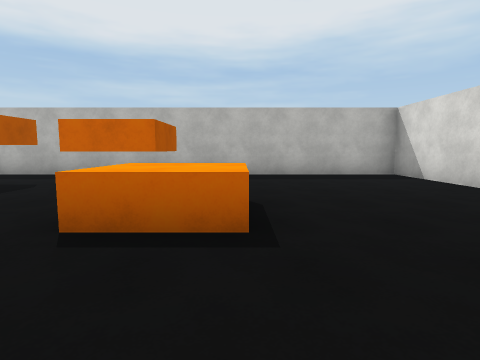
View 1 (above)

16 first-person views from a walk through a 3-D level made in the Unity game engine. The camera is 1.3 m above the floor, tilts 6° down and sees 80° across. The floor is counted in squares, 2 m on a side. Each view is taken from the middle of a square. On the plan, view 1 faces up. The plan holds only what a view shows up to about 9 squares ahead; the rest is blank. Surface patterns are stand-ins for the level's own textures.

View 2
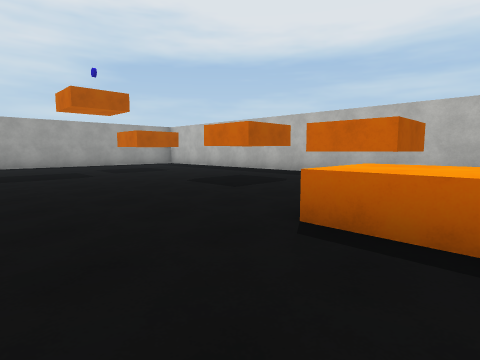

View 3
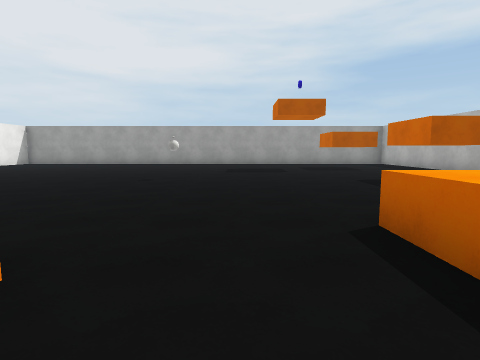

View 4
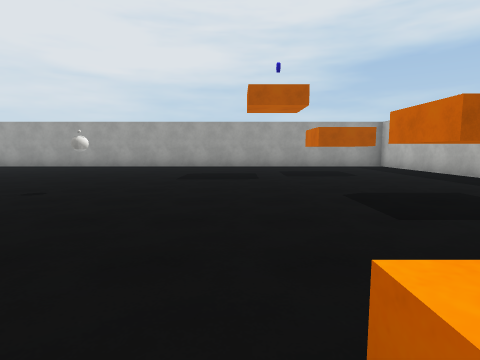

View 5
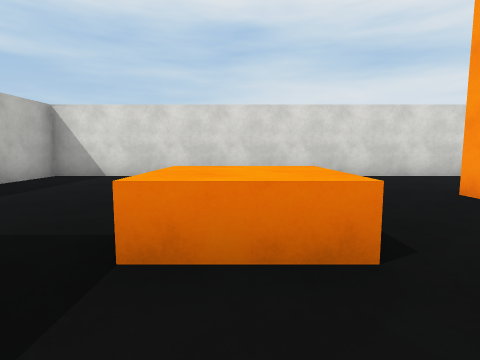

View 6
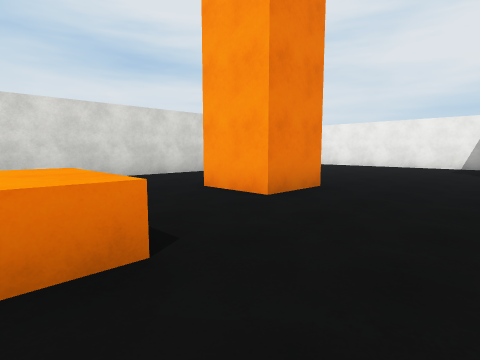

View 7
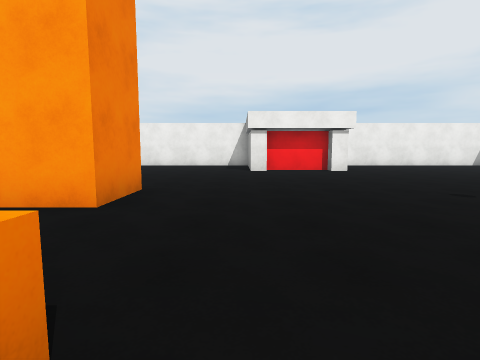

View 8
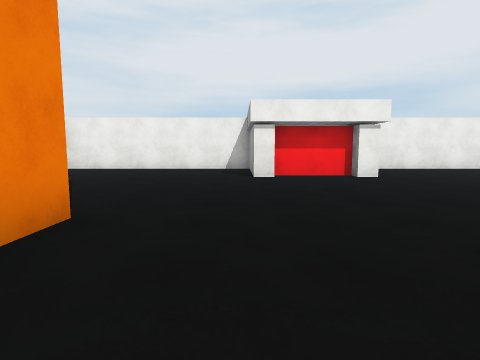

View 9
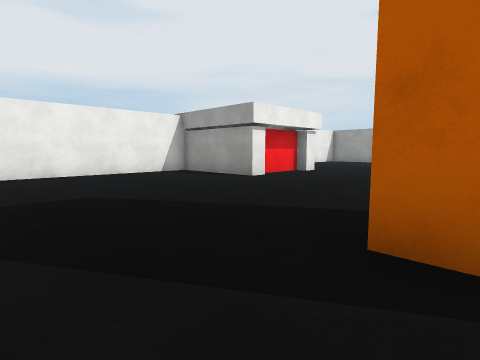

View 10
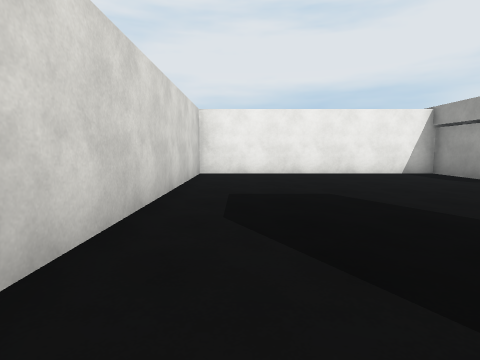

View 11
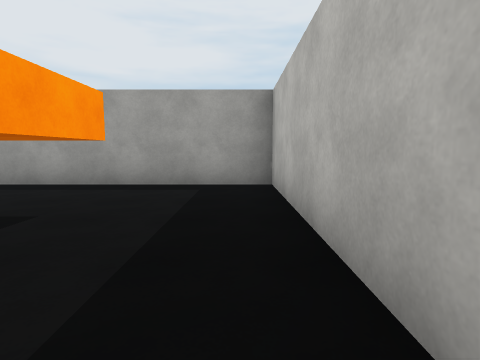

View 12
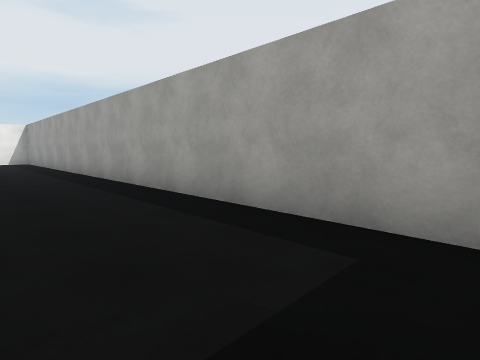

View 13
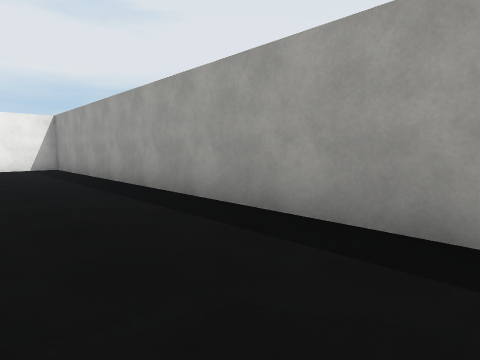

View 14
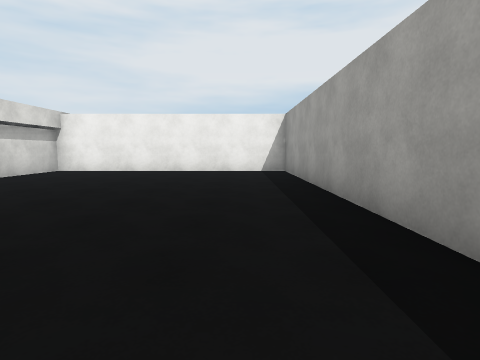

View 15
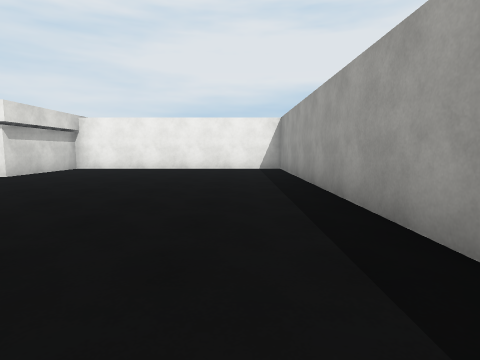

View 16
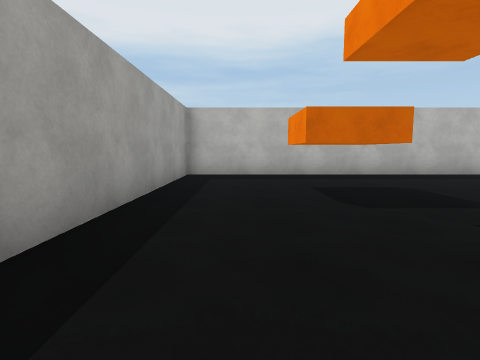

### Floor plan
Ten units are one square. View 1 is at (0, 0); x grows to the right and y downward. Boxes are objects, and circles mark ways between rooms. Rooms are numbered by the first view taken in them; rooms with no view inside come last. Other rooms are left out.
<svg viewBox="-129 -81 175 175">
<path fill="none" stroke="#000" d="M-4 18 -4 2 11 2M-29 59 -23 59 -23 89 41 89 41 -76 -104 -76M11 11 11 18M-86 -41 -101 -41 -101 -56 -86 -56 -86 -41M-41 -60 -41 -45 -58 -45M-13 -61 -13 -45 -29 -45M-124 -56 -124 89 -54 89 -54 59 -49 59 -49 62 -29 62M1 -22 -14 -22 -14 -38M-104 -76 -124 -76 -124 -56"/>
<circle cx="-115" cy="-45" r="3" fill="#2a7"/>
<circle cx="-95" cy="-65" r="3" fill="#2a7"/>
<text x="-40" y="10">1</text>
<text x="-120" y="-70">2</text>
</svg>
Room 1 opens to room 2.

Where each view was taken, in squares from view 1:
view 1: 0 up, 0 right, facing up
view 2: 0 up, 0 right, facing up-left
view 3: 1 up, 1 right, facing left
view 4: 2 up, 1 left, facing left
view 5: 3 up, 3 left, facing right
view 6: 3 up, 3 left, facing down-right
view 7: 3 up, 2 left, facing down
view 8: 1 up, 2 left, facing down
view 9: 1 down, 3 right, facing down-left
view 10: 1 down, 3 right, facing down
view 11: 7 up, 7 left, facing left
view 12: 7 up, 10 left, facing down-left
view 13: 2 up, 10 left, facing down-left
view 14: 0 up, 11 left, facing down
view 15: 1 up, 11 left, facing down
view 16: 0 up, 11 left, facing up
